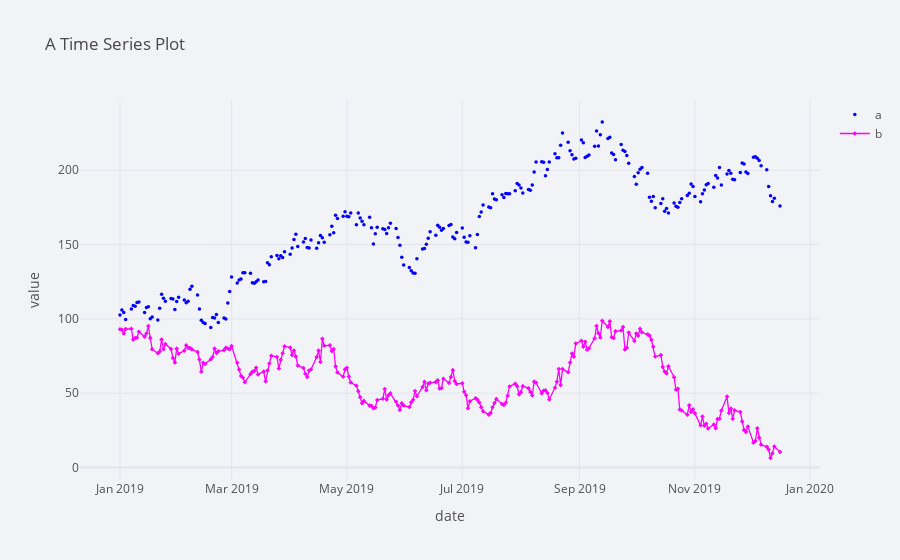

The notebook cell this image was saved under:
### Code cell
plyo.iplot(
            df[['a','b']].iplot(asFigure=True,
                               theme='polar',
                               title='A Time Series Plot',
                               xTitle='date',
                               yTitle='value',
                               mode={'a': 'markers','b': 'lines+markers'},
                               symbol={'a': 'circle','b': 'diamond'},
                               size=3.5,
                               colors={'a': 'blue', 'b': 'magenta'}),
            image='png',
            filename='ply_02')

### Figure 1 — Plotly figure (JSON) as saved in the notebook; plotly's stock layout.template omitted (floating-point values rounded to 4 significant figures; data arrays with more than 128 entries replaced by an {"elided": "..."} marker saying what was removed)
{"data": [{"line": {"color": "blue", "dash": "solid", "shape": "linear", "width": 1.3}, "marker": {"size": 3.5, "symbol": "circle"}, "mode": "markers", "name": "a", "text": "", "type": "scatter", "x": {"elided": "250 str values"}, "y": {"elided": "250 float values"}}, {"line": {"color": "magenta", "dash": "solid", "shape": "linear", "width": 1.3}, "marker": {"size": 3.5, "symbol": "diamond"}, "mode": "lines+markers", "name": "b", "text": "", "type": "scatter", "x": {"elided": "250 str values"}, "y": {"elided": "250 float values"}}], "layout": {"legend": {"bgcolor": "#F2F3F7", "font": {"color": "#505050"}}, "paper_bgcolor": "#F2F3F7", "plot_bgcolor": "#F2F3F7", "title": {"font": {"color": "#484848"}, "text": "A Time Series Plot"}, "xaxis": {"gridcolor": "#E1E5ED", "showgrid": true, "tickfont": {"color": "#505050"}, "title": {"font": {"color": "#505050"}, "text": "date"}, "zerolinecolor": "#E1E5ED"}, "yaxis": {"gridcolor": "#E1E5ED", "showgrid": true, "tickfont": {"color": "#505050"}, "title": {"font": {"color": "#505050"}, "text": "value"}, "zerolinecolor": "#E1E5ED"}}}
